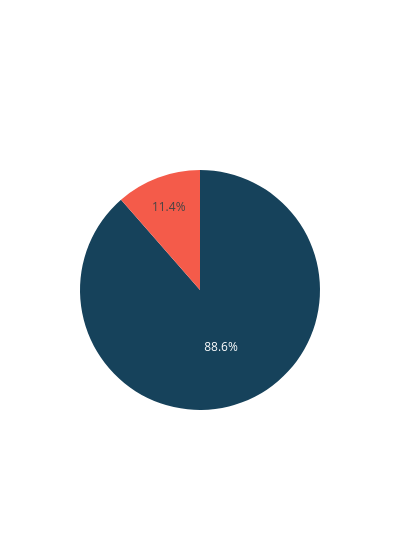

Here is the notebook cell this chart was saved with:
### Code cell
# Generar visualización interactiva
fig = go.Figure(
    data = go.Pie(
        
        values = cli_tipo["casos"],
        labels = cli_tipo["tipo"],
        
        hovertext = cli_tipo["info"],
        hoverinfo = "text",
        hoverlabel = form_etiquetas,
        
        marker = dict(colors = [color_fill[1], color_fill[5]])

    )
)

fig.update_layout(
    showlegend = False,
    width = 400
)

fig.show()

### Figure 1 — Plotly figure (JSON) as saved in the notebook; plotly's stock layout.template omitted (floating-point values rounded to 4 significant figures)
{"data": [{"hoverinfo": "text", "hoverlabel": {"font": {"size": 15}}, "hovertext": ["<b>De una ocasion</b><br>Casos: 19,962<br>Part.: 88.6%", "<b>Repetidor</b><br>Casos: 2,577<br>Part.: 11.4%"], "labels": ["De una ocasion", "Repetidor"], "marker": {"colors": ["#16425b", "#f45b4a"]}, "type": "pie", "values": [19962, 2577]}], "layout": {"showlegend": false, "width": 400}}
